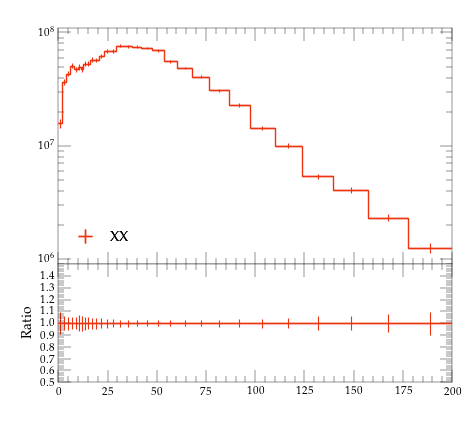

Recreate this plot in Python.
#! /usr/bin/env python

# This Python script was auto-generated using YODA v2.0.2.
# Analysis object: /MC_HFJETS_NOTNORM/ptBHadrLead
# Timestamp: 29-07-2026 (15:50:41)

import matplotlib as mpl
import matplotlib.pyplot as plt
mpl.use('Agg') # comment out for interactive use
import os
import numpy as np

plotDir = os.path.split(os.path.realpath(__file__))[0]
if 'YODA_USER_PLOT_PATH' in globals():
    plot_outdir = globals()['YODA_USER_PLOT_PATH']
else:
    plot_outdir = plotDir

#plot style
plt.style.use(os.path.join(plotDir, '../default.mplstyle'))
# plot metadata
figW, figH = plt.rcParams['figure.figsize']
ax_xLabel = r''
ax_yLabel = r''
ax_title  = r''
ax_xScale = 'linear'
ax_yScale = 'log'
xLims = (0.0, 200.0)
yLims = (900000.0, 110000000.00000001)

# TeX-friendly labels for the legend
labels = {
    'legend' : ([ r"XX" ], r""),
}

# Adjust canvas width and height
canvasW = 10.0
canvasH = 9.0
figW *= canvasW/10.
figH *= canvasH/9.

# Create figure and axis objects
fig, (ax, ratio0_ax) = plt.subplots(2, 1, sharex=True,
                  figsize=(figW,figH), gridspec_kw={'height_ratios': (6.0, 3.0)})

# Set figure margins
plt.subplots_adjust(
    left   = 1.0 * plt.rcParams['figure.subplot.left'],
    right  = 1.0 * plt.rcParams['figure.subplot.right'],
    top    = 1.0 * plt.rcParams['figure.subplot.top'],
    bottom = 1.0 * plt.rcParams['figure.subplot.bottom'])

ratio0_ax.yaxis.set_major_locator(mpl.ticker.MultipleLocator(0.1))
ratio0_ax.set_ylim(0.5, 1.4999)
ratio0_ax.set_ylabel('Ratio')

# the numerical data is stored in a separate file
dataf = dict()
prefix = os.path.split(__file__)[0]
if prefix:    prefix = prefix + '/'
exec(open(prefix+'ptBHadrLead__data.py').read(), dataf)


legend_handles = dict() # keep track of handles for the legend

# style options for curves
# starts at zorder>=5 to draw curve on top of legend
styles = {
  'YYY': {
    'color' : '#EE3311',
    'linestyle' : '-',
    'linewidth' : 1,
    'marker' : 'none',
    'markersize' : 2,
    'capsize' : 0.0,
    'zorder' : 5,
    'histstyle' : 1,
    'drawstyle' : 'steps-pre',
    'xerrorbars' : 1,
    'yerrorbars' : 1,
    'fillcolor' : None,
    'fillopacity' : 1.0,
    'ratio0_linestyle' : '-',
    'ratio0_linewidth' : 1,
    'ratio0_marker' : 'none',
    'ratio0_markersize' : 2,
    'ratio0_capsize' : 0.0,
    'ratio0_zorder' : 5,
    'ratio0_histstyle' : 1,
    'ratio0_drawstyle' : 'steps-pre',
    'ratio0_xerrorbars' : 1,
    'ratio0_yerrorbars' : 1,
  },
}

# curve from input yoda files in main panel
for label, yvals in dataf['yvals'].items():
    if all(np.isnan(v) for v in dataf['yvals'][label]):
        continue
    tmp = None
    if styles[label]['histstyle']: # draw as histogram
        xpos = dataf['xedges'][label] if styles[label]['drawstyle'] else dataf['xpoints'][label]
        ypos = np.insert(yvals, 0, yvals[0]) if styles[label]['drawstyle'] else yvals
        if styles[label]['fillcolor']: # fill area below curve
            ax.fill_between(xpos, ypos, step='pre',
                            color=styles[label]['fillcolor'],
                            alpha=styles[label]['fillopacity'])
        tmp, = ax.plot(xpos, ypos,
                       color=styles[label]['color'],
                       linestyle=styles[label]['linestyle'],
                       linewidth=styles[label]['linewidth'],
                       drawstyle=styles[label]['drawstyle'], solid_joinstyle='miter',
                       zorder=styles[label]['zorder'], label=label)
    tmp = ax.errorbar(dataf['xpoints'][label], yvals,
                      xerr=np.array(dataf['xerrs'][label])*styles[label]['xerrorbars'],
                      yerr=np.array(dataf['yerrs'][label])*styles[label]['yerrorbars'],
                      fmt=styles[label]['marker'], capsize=styles[label]['capsize'],
                      markersize=styles[label]['markersize'],
                      ecolor=styles[label]['color'],
                      color=styles[label]['color'], zorder=styles[label]['zorder'])
    tmp[-1][0].set_linestyle(styles[label]['linestyle'])
    tmp[-1][0].set_linewidth(styles[label]['linewidth'])
    if label in dataf['add_legend_handle']:  legend_handles[label] = tmp
    for varLabel in dataf['variation_yvals'].keys():
        if varLabel.startswith(label):
            tmp, = ax.plot(dataf['xedges'][label], dataf['variation_yvals'][varLabel],
                           color=styles[label]['color'],
                           linestyle=styles[label]['linestyle'],
                           linewidth=styles[label]['linewidth'],
                           drawstyle='steps-pre', solid_joinstyle='miter',
                           zorder=styles[label]['zorder'], alpha=0.5)


# plots on ratio panel
# curve from input yoda files in ratio panel
for label, yvals in dataf['ratio0_yvals'].items():
    if all(np.isnan(v) for v in yvals):
        continue
    if styles[label]['ratio0_histstyle']: # plot as histogram
        xpos = dataf['xedges']['YYY'] if styles[label]['ratio0_drawstyle'] else dataf['xpoints']['YYY']
        ypos = np.insert(yvals, 0, yvals[0]) if styles[label]['ratio0_drawstyle'] else yvals
        ratio0_ax.plot(xpos, ypos,
                       color=styles[label]['color'],
                       linewidth=styles[label]['linewidth'],
                       linestyle=styles[label]['ratio0_linestyle'],
                       drawstyle=styles[label]['ratio0_drawstyle'], zorder=styles[label]['zorder'],
                       solid_joinstyle='miter')
    tmp = ratio0_ax.errorbar(dataf['xpoints']['YYY'], yvals,
                             xerr=np.array(dataf['ref_xerrs'])*styles[label]['ratio0_xerrorbars'],
                             yerr=np.array(dataf['ratio0_yerrs'][label])*styles[label]['ratio0_yerrorbars'],
                             fmt=styles[label]['ratio0_marker'], capsize=styles[label]['ratio0_capsize'],
                             markersize=styles[label]['ratio0_markersize'],
                             ecolor=styles[label]['color'],
                             color=styles[label]['color'])
    tmp[-1][0].set_linestyle(styles[label]['ratio0_linestyle'])
    tmp[-1][0].set_linewidth(styles[label]['ratio0_linewidth'])

    for varlabel in dataf['ratio0_variation_vals'].keys():
        if varlabel.startswith(label):
            ratio0_ax.plot(dataf['xedges']['YYY'],
                            dataf['ratio0_variation_vals'][varlabel],
                            color=styles[label]['color'],
                            linestyle=styles[label]['linestyle'],
                            linewidth=styles[label]['linewidth'],
                            drawstyle='steps-pre', solid_joinstyle='miter',
                            zorder=1, alpha=0.5)

legend_items = list(legend_handles.values())
ax.add_artist(ax.legend(legend_items,
                        labels['legend'][0],
                        title=labels['legend'][1],
                        alignment='left',
                        loc='lower left',
                        bbox_to_anchor=(0.0, 0.03)))

# set plot metadata as defined above
ratio0_ax.set_xlabel(ax_xLabel)
ratio0_ax.xaxis.set_label_coords(1., -0.15)
ax.set_ylabel(ax_yLabel, ha='right', va='top')
ax.yaxis.set_label_coords(-0.11, 1.0)
ax.set_title(ax_title, loc='left')
ax.set_xscale(ax_xScale)
ax.set_yscale(ax_yScale)
ax.set_xlim(xLims)
ax.set_ylim(yLims)

# tick formatting
plt.rcParams['xtick.top'] = True
plt.rcParams['ytick.right'] = True
ax.yaxis.set_major_locator(mpl.ticker.LogLocator(base=10.0, numticks=np.inf))
ax.yaxis.set_minor_locator(mpl.ticker.LogLocator(
                           base=10.0, subs=np.arange(0.1, 1, 0.1), numticks=np.inf))
fig.align_ylabels((ax, ratio0_ax))
plt.savefig(os.path.join(plot_outdir, 'ptBHadrLead.pdf'), format='PDF')
plt.savefig(os.path.join(plot_outdir, 'ptBHadrLead.png'), format='PNG')

plt.close(fig)
